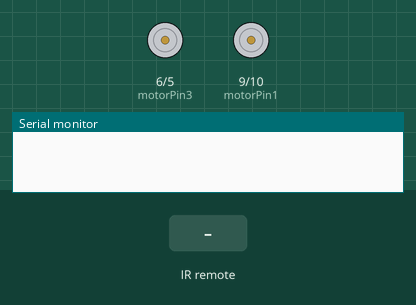
Simulated run of this sketch. Board: Arduino Uno, built with avr-gcc and run on an emulated ATmega328P. On the bench: motor-driver pin pairs drawn as motors (green arrow = first pin HIGH = forward, orange = second pin HIGH = backward, longer = more drive), the last lines printed to the serial monitor. The inputs (shaded band) are chosen by the test bench.

Above: at 1.2 s.
1.3 s: infrared code 0xFF18E7 received
At 1.42 s:
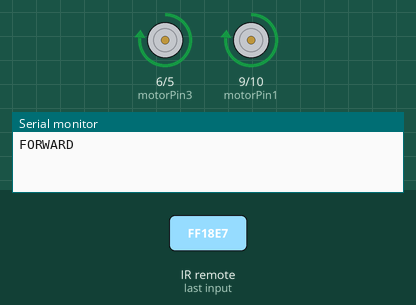
3.0 s: infrared code 0xFF10EF received
At 3.07 s:
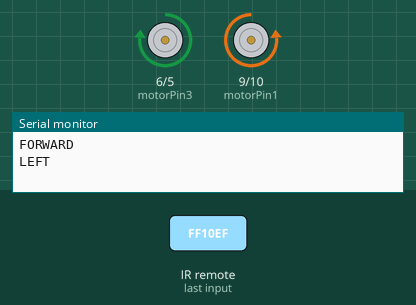
4.6 s: infrared code 0xFF5AA5 received
At 4.73 s:
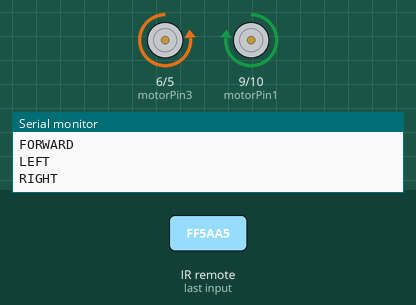
6.3 s: infrared code 0xFF4AB5 received
At 6.38 s:
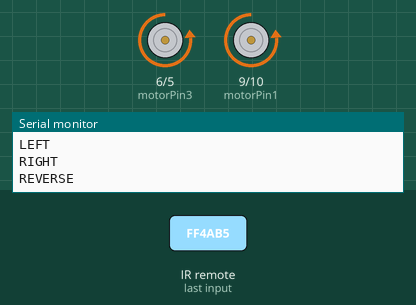
Timing chart, 0 to 8.9 s (numbered marks = the images above; inputs shaded):
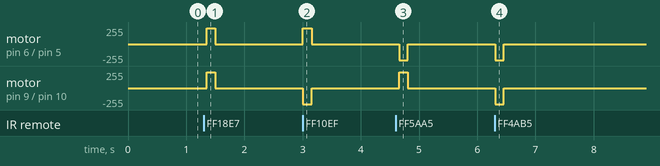

Measured:
- after the input at 1.3 s, motor on pin 6 (motorPin3) / pin 5 (motorPin4), motor on pin 9 (motorPin1) / pin 10 (motorPin2): stopped → forward 240/255 after 0.05 s, → stopped 0.15 s later
- after the input at 3.0 s, motor on pin 6 (motorPin3) / pin 5 (motorPin4): stopped → forward 240/255 at once, → stopped 0.15 s later; motor on pin 9 (motorPin1) / pin 10 (motorPin2): stopped → backward 240/255 at once, → stopped 0.15 s later
- after the input at 4.6 s, motor on pin 6 (motorPin3) / pin 5 (motorPin4): stopped → backward 240/255 after 0.06 s, → stopped 0.15 s later; motor on pin 9 (motorPin1) / pin 10 (motorPin2): stopped → forward 240/255 after 0.06 s, → stopped 0.15 s later
- after the input at 6.3 s, motor on pin 6 (motorPin3) / pin 5 (motorPin4), motor on pin 9 (motorPin1) / pin 10 (motorPin2): stopped → backward 240/255 at once, → stopped 0.15 s later

The sketch:

Remote_Controlled_Car.ino
```cpp
/*
 Name:		Remote_Controlled_Car.ino
 Created:	1/23/2021 7:19:11 PM
 Author:	Sharl
*/

#include <IRremote.h>

const int RECV_PIN = 13;
IRrecv irrecv(RECV_PIN);
decode_results results;

//L293D
//Motor A
const int motorPin1 = 9;  // Pin 14 of L293
const int motorPin2 = 10;  // Pin 10 of L293
//Motor B
const int motorPin3 = 6; // Pin  7 of L293
const int motorPin4 = 5;  // Pin  2 of L293

const int motorSpeed = 240;
String previousCode = "";
//This will run only one time.
void setup() {
	Serial.begin(9600);
	irrecv.enableIRIn();
	//  irrecv.blink13(true);
		//Set pins as outputs
	pinMode(motorPin1, OUTPUT);
	pinMode(motorPin2, OUTPUT);
	pinMode(motorPin3, OUTPUT);
	pinMode(motorPin4, OUTPUT);
}


void loop() {
	//Motor Control - Motor A: motorPin1,motorpin2 & Motor B: motorpin3,motorpin4
	if (irrecv.decode(&results)) {
		String code = translateIR();
		if (code == "REPEAT") {
			code = previousCode;
		}

		if (code == "LEFT")
		{
			MoveLeft();
		}

		if (code == "RIGHT") {
			MoveRight();
		}

		if (code == "FORWARD") {
			MoveForward();
		}

		if (code == "REVERSE") {
			MoveBackwards();
		}
		RecordCodeValue(code);
		Serial.println(code);
		irrecv.resume();
	}
	else {
		delay(150);
		Stop();
	}

}

void RecordCodeValue(String code) {
	if (code != "REPEAT") {
		previousCode = code;
	}
}
void Stop() {
	analogWrite(motorPin1, 0);
	analogWrite(motorPin2, 0);
	analogWrite(motorPin3, 0);
	analogWrite(motorPin4, 0);
}

void MoveRight() {
	analogWrite(motorPin1, motorSpeed);
	analogWrite(motorPin2, 0);

	analogWrite(motorPin3, 0);
	analogWrite(motorPin4, motorSpeed);
}

void MoveForward() {
	analogWrite(motorPin1, motorSpeed);
	analogWrite(motorPin2, 0);
	analogWrite(motorPin3, motorSpeed);
	analogWrite(motorPin4, 0);
}

void MoveLeft() {
	analogWrite(motorPin1, 0);
	analogWrite(motorPin2, motorSpeed);

	analogWrite(motorPin3, motorSpeed);
	analogWrite(motorPin4, 0);
}

void MoveBackwards() {
	analogWrite(motorPin1, 0);
	analogWrite(motorPin2, motorSpeed);
	analogWrite(motorPin3, 0);
	analogWrite(motorPin4, motorSpeed);
}

String translateIR()
{
	switch (results.value)
	{
	case 0xFF18E7:
		return("FORWARD");
		break;
	case 0xFF10EF:
		return("LEFT");
		break;
	case 0xFF38C7:
		return("-OK-");
		break;
	case 0xFF5AA5:
		return("RIGHT");
		break;
	case 0xFF4AB5:
		return ("REVERSE");
		break;
	case 0xFFA25D:
		return ("1");
		break;
	case 0xFF629D:
		return ("2");
		break;
	case 0xFFE21D:
		return ("3");
		break;
	case 0xFF22DD:
		return ("4");
		break;
	case 0xFF02FD:
		return ("5");
		break;
	case 0xFFC23D:
		return ("6");
		break;
	case 0xFFE01F:
		return ("7");
		break;
	case 0xFFA857:
		return ("8");
		break;
	case 0xFF906F:
		return ("9");
		break;
	case 0xFF6897:
		return ("*");
		break;
	case 0xFF9867:
		return ("0");
		break;
	case 0xFFB04F:
		return ("#");
		break;
	case 0xFFFFFFFF:
		return ("REPEAT");
		break;

	default:
		return ("Unidentified button");
	}
}
```
